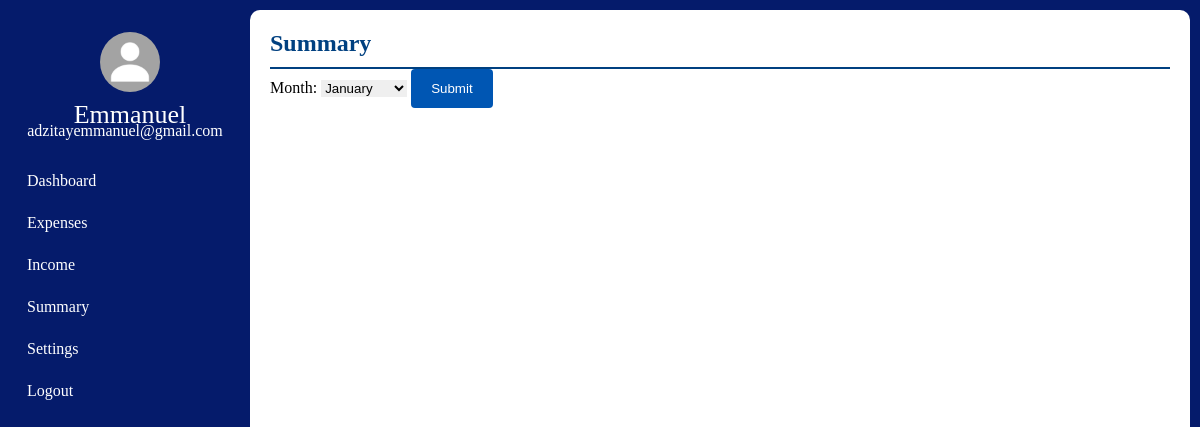
Page /summary/2 on the earlier database version.
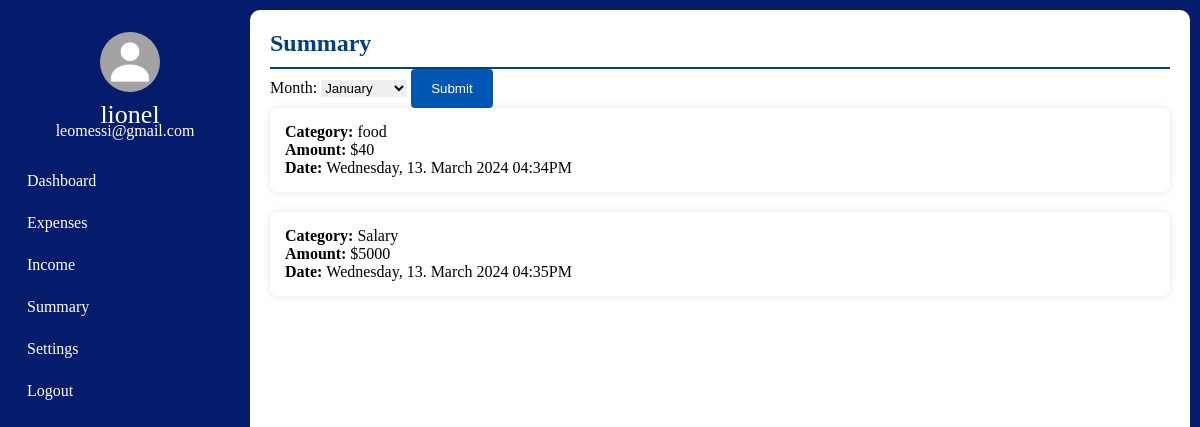
Same page on the later database version.
### tables this page shows
CREATE TABLE User(
                id INTEGER PRIMARY KEY AUTOINCREMENT,
                User_First_Name TEXT NOT NULL,
                User_Last_Name TEXT NOT NULL,
                User_Email TEXT  UNIQUE NOT NULL,
                User_Password TEXT NOT NULL
                );

CREATE TABLE Expenses(
                id INTEGER PRIMARY KEY AUTOINCREMENT,
                Category TEXT NOT NULL,
                Expense INTEGER NOT NULL,
                Date TEXT NOT NULL,
                MonthAndYear TEXT NOT NULL,
                DayOfWeek TEXT NOT NULL,
                User_id INTEGER ,
                FOREIGN KEY (User_id) REFERENCES User (id)
                );

CREATE TABLE Incomes(
                id INTEGER PRIMARY KEY AUTOINCREMENT,
                Source TEXT NOT NULL,
                Income INTEGER NOT NULL,
                Date TEXT NOT NULL,
                MonthAndYear TEXT NOT NULL,
                Percent INTEGER NOT NULL,
                Color TEXT NOT NULL,
                User_id INTEGER NOT NULL,
                FOREIGN KEY (User_id) REFERENCES User (id)
                );

### app.py (the view, shortened to what this page needs)
@app.route('/summary/<int:id>', methods=['GET', 'POST'])
def summary(id):
    if request.method == 'GET':
        db_connection = get_db()
        cursor = db_connection.cursor()
        cursor.execute("SELECT User_First_Name, User_Last_Name, User_Email FROM User WHERE id = ?", (id,))
        user_data = cursor.fetchone()
        first_name = user_data[0]
        user_email = user_data[2]
        cursor.execute("SELECT User_First_Name, User_Email, Source, Income, Date FROM Incomes JOIN User on Incomes.User_id == User.id WHERE User_id = ?", (id,))
        incomes = cursor.fetchall()
        cursor.execute("SELECT User_First_Name, User_Email, Category, Expense, Date FROM Expenses JOIN User on Expenses.User_id == User.id WHERE User_id = ?", (id,))
        entries = cursor.fetchall()
        return render_template("summary.html", id=id, first_name=first_name, incomes=incomes, user_email=user_email, entries=entries)

### helper_functions.py (called while the page is built)
def get_db():
    connection = sqlite3.connect(DATABASE)
    return connection

### templates/summary.html (shortened to what this page needs)
<!DOCTYPE html>
<html lang="en-US">
  <head>
    <link href="https://maxcdn.bootstrapcdn.com/font-awesome/4.6.1/css/font-awesome.min.css" rel="stylesheet">
    <link rel="stylesheet" href="{{ url_for('static', filename='css/expenses_style.css') }}">
  </head>
  <body>
    <div class="container">
      <nav class="nav-bar">
            <ul>
                <li>
                    <a href="#" class="logo">
                        <div class="user-profile">
                            <img src="{{ url_for('static', filename='images/MyPassportPicture.jpg') }}" alt=""/>
                            <span class="nav-item">
                                {{ first_name}}<br>
                            </span>
                            <span class="email">{{ user_email }}</span>
                        </div>
                    </a>
                </li>
                <li>
                    <a href="/dashboard/{{id}}">
                        <span class="nav-item menu">
                            Dashboard
                        </span>
                    </a>
                </li>
                <li>
                    <a href="/expenses/{{id}}">
                        <span class="nav-item menu">
                            Expenses
                        </span>
                    </a>
                </li>
                <li>
                    <a href="/income/{{id}}">
                        <span class="nav-item menu">
                            Income
                        </span>
                    </a>
                </li>
                <li>
                    <a href="/summary/{{id}}">
                        <span class="nav-item active">
                            Summary
                        </span>
                    </a>
                </li>
                <li>
                    <a href="/settings/{{id}}">
                        <span class="nav-item menu">
                            Settings
                        </span>
                    </a>
                </li>
                <li>
                    <a href="{{ url_for('logout') }}">
                        <span class="nav-item menu">
                            Logout
                        </span>
                    </a>
                </li>
            </ul>
        </nav>
        <section>
            <div class="white" id="add__section">
              <div class="title">
                <h2>Summary</h2>
                <form method="POST" action="/summary/{{ id }}">
                    <label for="month">Month:</label>
                    <select id="month" name="month" required>
                        {% for month in ["January", "February", "March", "April", "May", "June", "July", "August", "September", "October", "November", "December"] %}
                            <option value="{{ month }}" {% if month == selected_month %}selected{% endif %}>{{ month }}</option>
                        {% endfor %}
                    </select>
                    <button type="submit">Submit</button>
                </form>
              </div>
              <ul>
                {% for entry in entries %}
                <li id="entries">
                  <strong>Category: </strong>{{ entry[2] }} <br>
                  <strong>Amount: </strong>${{ entry[3] }} <br>
                  <strong>Date: </strong>{{ entry[4] }}</li>
                  {% endfor %}
                </ul>
                <ul>
                    {% for income in incomes %}
                    <li id="entries">
                      <strong>Category: </strong>{{ income[2] }} <br>
                      <strong>Amount: </strong>${{ income[3] }} <br>
                      <strong>Date: </strong>{{ income[4] }}</li>
                      {% endfor %}
                    </ul>
                </div>
            </div>
      </body>
      </html>

Differences in the rows shown:
changed User: User_First_Name "Emmanuel" → "lionel"; User_Email "adzitayemmanuel@gmail.com" → "leomessi@gmail.com"
now on this page (row edited): Expenses: Category "food", Expense "40", Date "Wednesday, 13. March 2024 04:34PM"
now on this page (row edited): Incomes: Source "Salary", Income "5000", Date "Wednesday, 13. March 2024 04:35PM"
